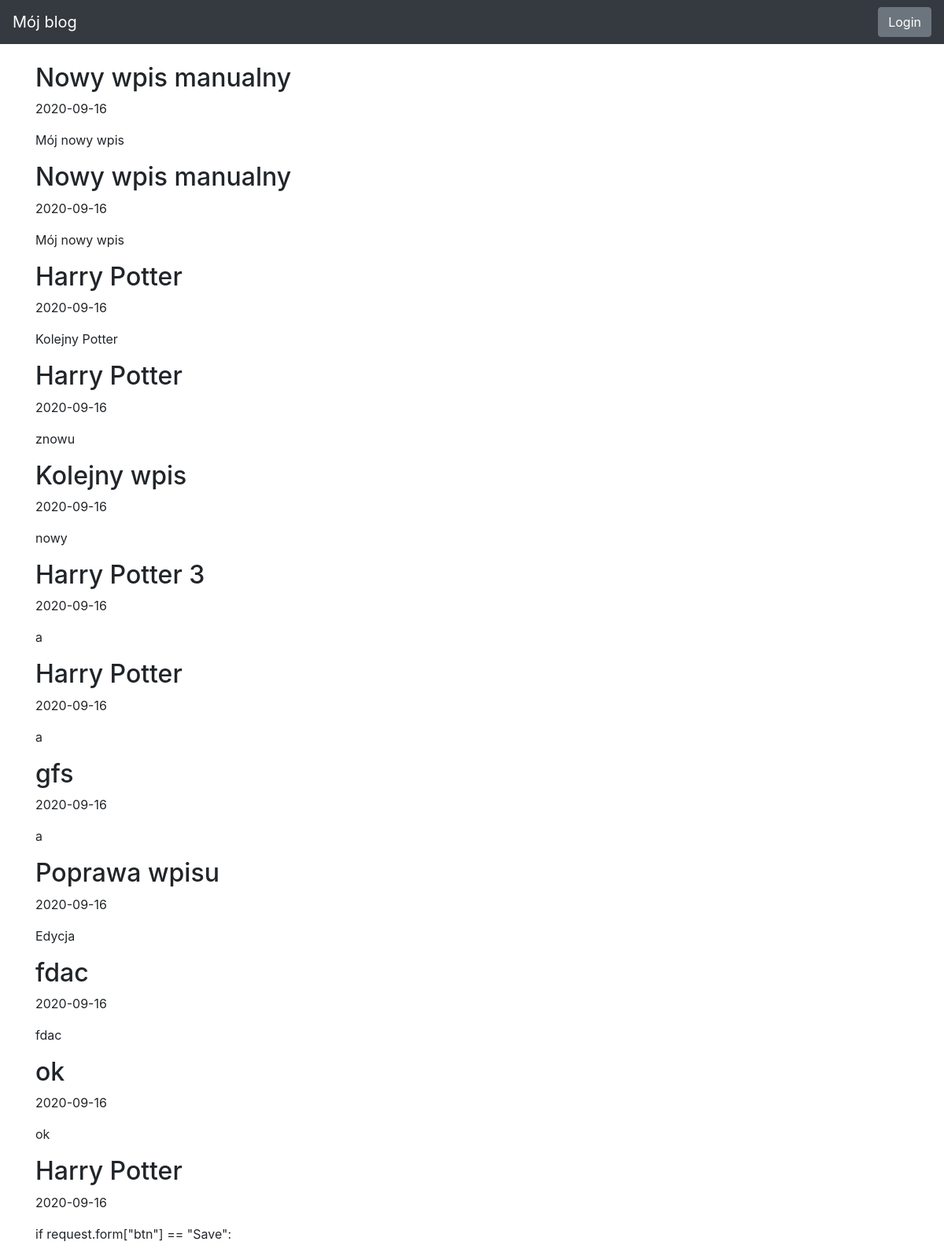
Page /blog on the committed database.
### blog/models.py (models this page shows)
class Entry(db.Model):
   id = db.Column(db.Integer, primary_key=True)
   title = db.Column(db.String(80), nullable=False)
   body = db.Column(db.Text, nullable=False)
   pub_date = db.Column(db.DateTime, nullable=False,
       default=datetime.datetime.utcnow)
   is_published = db.Column(db.Boolean, default=False)

### blog/routes.py (the view)
@app.route("/blog", methods=["GET", "POST"])
def index():
   posts_list = services.load()
   if request.method == "POST":
      if request.form["btn"] == "Add New Post":
         return redirect(url_for("create_entry"))
   return render_template("homepage.html", all_posts=posts_list)

### blog/services.py (called while the page is built)
def load():
    posts_list = []
    for entry in models.Entry.query.all():
        temp_post = {}
        temp_post["title"] = entry.title
        temp_post["body"] = entry.body
        temp_post["pub_date"] = entry.pub_date
        temp_post["is_published"] = entry.is_published
        temp_post["id"] = entry.id
        if temp_post["is_published"]:
            posts_list.append(temp_post)
    return posts_list

### blog/templates/homepage.html (shortened to what this page needs)
{% extends "base.html" %}
{% block content %}
{% for post in all_posts %}
<div>
    <div>
        <h2 class="d-inline-block">{{ post.title }}</h2>
    </div>
    <p>{{ post.pub_date.strftime('%Y-%m-%d') }} </p>
    <p>
        {{ post.body}}
    </p>
 </div>
{% endfor %}
{% endblock %}

### blog/templates/base.html (shortened to what this page needs)
<!doctype html>
<html lang="en">
<head>
 <link rel="stylesheet" href="https://stackpath.bootstrapcdn.com/bootstrap/4.5.0/css/bootstrap.min.css"
>
</head>
<body>
 <nav class="navbar navbar-expand-md navbar-dark bg-dark fixed-top">
   <a class="navbar-brand" href="#">Mój blog</a>
   <div class="collapse navbar-collapse" id="navbarsExampleDefault">
      {% if session.logged_in %}
        <form class="form-inline my-2 my-lg-0" method="POST" action="{{ url_for('logout') }}">
          <button class="btn btn-secondary my-2 my-sm-0" type="submit">Logout</button>
        </form>
      {% else %}
        <form class="form-inline my-2 my-lg-0" method="POST" action="{{ url_for('login') }}">
          <button class="btn btn-secondary my-2 my-sm-0" type="submit" action="{{ url_for('login') }}">Login</button>
        </form>
      {% endif %}
   </div>
 </nav>
 <main role="main" class="container">
   {% block content %}
   {% endblock %}
 </main>
</html>

### blog/templates/base.html (style rules this page uses)
body { padding-top: 5rem; }

### rows in the picture
Entry: title "Nowy wpis manualny", pub_date "2020-09-16", body "Mój nowy wpis"
Entry: title "Nowy wpis manualny", pub_date "2020-09-16", body "Mój nowy wpis"
Entry: title "Harry Potter", pub_date "2020-09-16", body "Kolejny Potter"
Entry: title "Harry Potter", pub_date "2020-09-16", body "znowu"
Entry: title "Kolejny wpis", pub_date "2020-09-16", body "nowy"
Entry: title "Harry Potter 3", pub_date "2020-09-16", body "a"
Entry: title "Harry Potter", pub_date "2020-09-16", body "a"
Entry: title "gfs", pub_date "2020-09-16", body "a"
Entry: title "Poprawa wpisu", pub_date "2020-09-16", body "Edycja"
Entry: title "fdac", pub_date "2020-09-16", body "fdac"
Entry: title "ok", pub_date "2020-09-16", body "ok"
Entry: title "Harry Potter", pub_date "2020-09-16", body "if request.form[\"btn\"] == \"Save\":"
